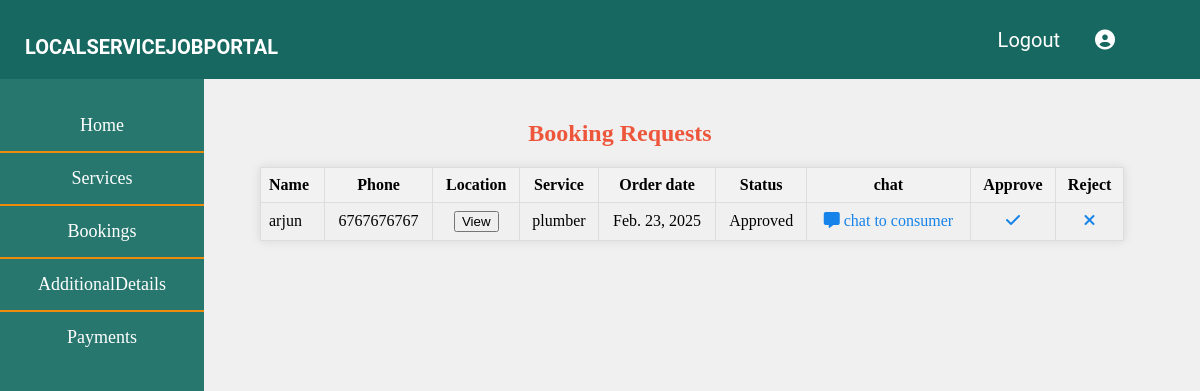
The page /bookings (signed in) on the database its author committed.
### urban/models.py (models this page shows, shortened)
class Services(models.Model):
    worker = models.ForeignKey(Worker, on_delete=models.CASCADE)
    service_pic = models.ImageField(upload_to='service_pic', null=True, blank=True)
    skills = models.CharField(max_length=40, null=False)
    city = models.CharField(max_length=25)
    service_rate = models.CharField(max_length=25)
    phone =models.CharField(max_length=10, null=False)

class Booking(models.Model):
    STATUS = (
        ('Order Confirmed', 'Order Confirmed'),
        ('Delivered', 'Delivered'),
    )
    consumer = models.ForeignKey(Consumer, on_delete=models.CASCADE, null=True)
    service = models.ForeignKey(Services, on_delete=models.CASCADE, null=True)
    worker = models.ForeignKey(Worker, on_delete=models.CASCADE, null=True)  # Add this line
    name = models.CharField(max_length=100, null=True)  # Add this line
    email = models.CharField(max_length=50, null=True)
    lat=models.FloatField(default=0,null=True)
    long=models.FloatField(default=0,null=True)
    mobile = models.CharField(max_length=10, null=True)
    order_date = models.DateField(null=True,blank=True)
    status = models.CharField(max_length=50, null=True, choices=STATUS)

### urban/views.py (the view)
# urls.py: path('bookings',views.bookings_view,name='bookings'),
def bookings_view(request):
    worker = models.Worker.objects.filter(user=request.user).first()
    if not worker:
        return render(request, 'worker/bookings.html', {'data': [], 'worker': None})
    worker_services = models.Services.objects.filter(worker=worker)
    bookings = models.Booking.objects.filter(service__in=worker_services)
    booked_services = []
    booked_bys = []
    for booking in bookings:
        booked_service = booking.service
        booked_by = models.Consumer.objects.filter(id=booking.consumer.id).first()
        booked_services.append(booked_service)
        booked_bys.append(booked_by)
    data = zip(booked_services, booked_bys, bookings)
    return render(request, 'worker/bookings.html', {'data': data, 'worker': worker})

### templates/worker/bookings.html (shortened to what this page needs)
<!DOCTYPE html>
<html lang="en">
<head>
    <link rel="stylesheet" href="https://cdnjs.cloudflare.com/ajax/libs/font-awesome/6.5.2/css/all.min.css">
    <link rel="stylesheet" href="https://cdnjs.cloudflare.com/ajax/libs/font-awesome/6.5.2/css/all.min.css">
</head>
<body>
    <header>
        <nav>
            <a href=""><span>LOCALSERVICEJOBPORTAL</span></a>
            <div class="navbar">
                <div class="nav-item"><a href="{% url 'home' %}">Logout</a></div>
                <div class="nav-item"><a href="{% url 'worker-profile' %}"><i class="fas fa-user-circle"></i></a></div>
                <div class="nav-item"><a href=""></a></div>
                <div class="nav-item"><a href=""></a></div>
                <div class="nav-item"><a href=""></a></div>
            </div>
        </nav>
    </header>
    <div class="leftbar">
        <ul class="left">
            <li><a href="{% url 'worker-dashboard' %}" class="active" style="color: white;">Home</a></li>
            <li><a href="{% url 'services' %}" style="color: white;">Services</a></li>
            <li><a href="{% url 'bookings' %}" style="color: white;">Bookings</a></li>
            <li><a href="{% url 'workerabout' %}" style="color: white;">AdditionalDetails</a></li>
            <li><a href="{% url 'payment_details' worker_id=worker.id %}" style="color: white;">Payments</a></li>
        </ul>
    </div>
    <div class="card">
        <h2>Booking Requests</h2>
        <table>
            <thead>
                <tr>
                    <th>Name</th>
                    <th>Phone</th>
                    <th>Location</th>
                    <th>Service</th>
                    <th>Order date</th>
                    <th>Status</th>
                    <th>chat</th>
                    <th>Approve</th>
                    <th>Reject</th>
                </tr>
            </thead>
            <tbody>
                {% for service, consumer, booking in data %}
                <tr>
                    <td>{{ booking.name }}</td>
                    <td>{{ booking.mobile }}</td>
                    <td>{{ booking.location}}
                        <a href="{% url 'location' booking.id %}">
                            <button>View</button>
                        </a>
                    </td>
                    <td>{{ service.skills }}</td>
                    <td>{{ booking.order_date }}</td>
                    <td>{{ booking.status }}</td>
                    <td><a href="{% url 'chat' booking.consumer.id %}" class="button"><i class="fa fa-message"></i> chat to consumer</a></td>
                    <td><a href="{% url 'approve-booking' booking.id %}" class="button"><i class="fas fa-check"></i></a></td>
                    <td><a href="{% url 'reject-booking' booking.id %}" class="button"><i class="fa fa-close"></i></a></td>
                </tr>
                {% endfor %}
            </tbody>
        </table>
    </div>
</body>
</html>

### templates/worker/bookings.html (style rules this page uses)
body { margin: 0; padding: 0; height: 100vh; background-color: #f0f0f0; display: flex; flex-direction: row; }
header { display: flex; justify-content: space-between; align-items: center; width: 100%; padding: 20px; background-color: rgb(23, 104, 96); position: fixed; z-index: 10; }
nav { display: flex; align-items: center; width: 100%; }
nav a { color: white; font-family: "Roboto", sans-serif; font-weight: bold; font-size: 20px; text-decoration: none; margin-right: auto; margin-left: 5px; margin-top: 15px; }
.navbar { display: flex; align-items: center; }
.nav-item a { font-weight: normal; margin-left: 35px; color: white; }
.leftbar { background-color: #27776e; width: 17vw; height: 100vh; padding-top: 100px; position: fixed; }
.leftbar ul { list-style-type: none; padding: 0; margin: 0; }
.left { display: flex; flex-direction: column; }
.left li { text-align: center; margin: 0; border-bottom: 2px solid #ed8b0a; transition: background-color 0.3s; }
.left li:last-child { border-bottom: none; }
.leftbar a { background-color: #27776e; text-decoration: none; font-size: 18px; font-weight: 500; display: block; transition: color 0.3s, background-color 0.3s; border-radius: 4px; padding: 15px 25px; }
.left a.active { color: black; }
.card { padding: 20px; border-radius: 8px; margin-left: 20vw; margin-top: 80px; width: 60vw; }
h2 { color: #ed563b; text-align: center; }
table { width: 120%; border-collapse: collapse; margin-top: 20px; box-shadow: 0 0 10px rgba(0, 0, 0, 0.1); }
table th, table td { border: 1px solid #ddd; padding: 8px; text-align: center; }
table th { background-color: #f2f2f2; }
table th:first-child, table td:first-child { text-align: left; }
table td a { text-decoration: none; color: #1583e9; }

### rows shown on the page
Services: name "arjun", mobile "6767676767", skills "plumber", order_date "Feb. 23, 2025", status "Approved"
